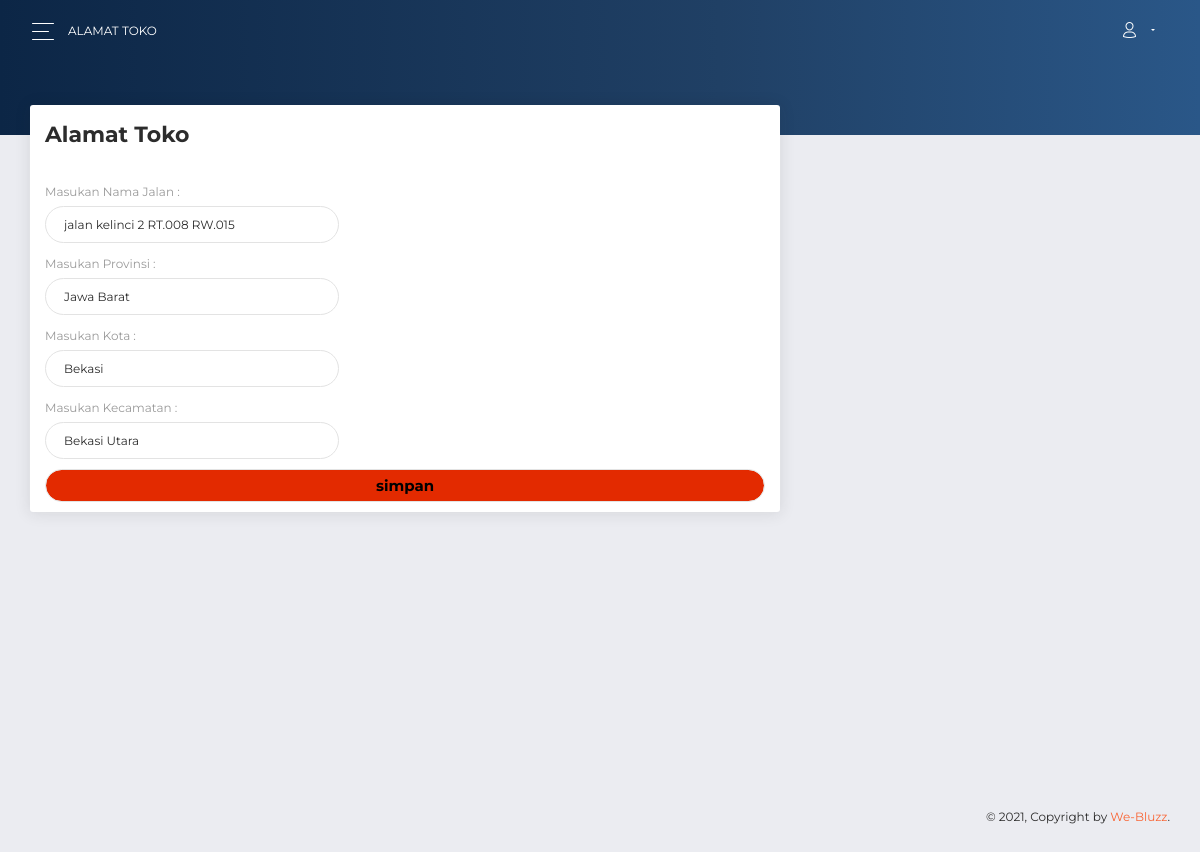
/akses/admin/alamat.php (signed in), run on the app's committed database.
### tables this page shows
CREATE TABLE `alamat` (
  `id` int(6) NOT NULL,
  `nama_jalan` varchar(30) NOT NULL,
  `nama_kota` varchar(20) NOT NULL,
  `nama_provinsi` varchar(20) NOT NULL,
  `kecamatan` varchar(25) NOT NULL
);

### akses/admin/fungsi.php (called while the page is built, shortened)
<?php
$conn = mysqli_connect("localhost","root","","telkomart");
function query($query){
	global $conn;
	$result = mysqli_query($conn,$query);
	$rows = [];
	while ($row = mysqli_fetch_assoc($result)) {
		$rows[] = $row ;
	}
	return $rows;
}
 ?>

### akses/admin/alamat.php (the view, shortened to what this page needs)
<?php
require 'fungsi.php';
$alamat = query("SELECT*FROM alamat");
?>
<!DOCTYPE html>
<html lang="en">
<head>
  <link rel="stylesheet" href="https://use.fontawesome.com/releases/v5.7.1/css/all.css">
  <link href="../assets/css/bootstrap.min.css" rel="stylesheet" />
  <link href="../assets/css/now-ui-dashboard.css?v=1.5.0" rel="stylesheet" />
  <link href="../assets/demo/demo.css" rel="stylesheet" />
</head>
<body class="user-profile">
  <div class="wrapper ">
    <div class="main-panel" id="main-panel">
      <nav class="navbar navbar-expand-lg navbar-transparent  bg-primary  navbar-absolute">
        <div class="container-fluid">
          <div class="navbar-wrapper">
            <div class="navbar-toggle">
              <button type="button" class="navbar-toggler">
                <span class="navbar-toggler-bar bar1"></span>
                <span class="navbar-toggler-bar bar2"></span>
                <span class="navbar-toggler-bar bar3"></span>
              </button>
            </div>
            <a class="navbar-brand" href="#pablo">Alamat Toko</a>
          </div>
          <div class="collapse navbar-collapse justify-content-end" id="navigation">
            <ul class="navbar-nav">
              <li class="nav-item dropdown">
                <a class="nav-link dropdown-toggle" id="navbarDropdownMenuLink" data-toggle="dropdown" aria-haspopup="true" aria-expanded="false">
                  <i class="now-ui-icons users_single-02"></i>
                </a>
              </li>
            </ul>
          </div>
        </div>
      </nav>
      <div class="panel-header panel-header-sm">
      </div>
      <div class="content">
        <div class="row">
          <div class="col-md-8">
            <div class="card">
              <?php foreach($alamat as $alamat1): ?>
              <div class="card-header">
                <h5 class="title">Alamat Toko
              </div>
              <div class="card-body">
                <form action="" method="post" enctype="multipart/form-data">
                  <div class="row">
                    <div class="col-md-5 pr-1">
                      <div class="form-group">
                        <label>Masukan Nama Jalan :</label>
                        <input name="nama" type="text" class="form-control" placeholder="Masukan Nama Jalan" value="<?=$alamat1['nama_jalan'];?>">
                      </div>
                    </div>
                  </div>
                  <div class="row">
                    <div class="col-md-5 pr-1">
                      <div class="form-group">
                        <label>Masukan Provinsi :</label>
                        <input name="daerah" type="text" class="form-control" placeholder="Masukan Provinsi" value="<?=$alamat1['nama_provinsi'];?>">
                      </div>
                    </div>
                  </div>
                  <div class="row">
                    <div class="col-md-5 pr-1">
                      <div class="form-group">
                        <label>Masukan Kota :</label>
                        <input name="kota" type="text" class="form-control" placeholder="Masukan Nama Kota" value="<?=$alamat1['nama_kota'];?>">
                      </div>
                    </div>
                  </div>
                   <div class="row">
                    <div class="col-md-5 pr-1">
                      <div class="form-group">
                        <label>Masukan Kecamatan :</label>
                        <input name="kecamatan" type="text" class="form-control" placeholder="Masukan Kecamatan" value="<?=$alamat1['kecamatan'];?>">
                      </div>
                    </div>
                  </div>
                  <input style="background-color:#e32a00; color: black; font-weight: bold; font-size: 15px; " type="submit" class="form-control" placeholder="Home Address" name="submit" value="simpan">
                </form>
              <?php endforeach; ?>
              </div>
            </div>
          </div>
        </div>
      </div>
      <footer class="footer">
        <div class=" container-fluid ">
          <div class="copyright" id="copyright">
            &copy; , Copyright by <a href="#">We-Bluzz</a>.
          </div>
        </div>
      </footer>
    </div>
  </div>
</body>
</html>

### data on the page
alamat: nama "jalan kelinci 2 RT.008 RW.015", daerah "Jawa Barat", kota "Bekasi", kecamatan "Bekasi Utara"
